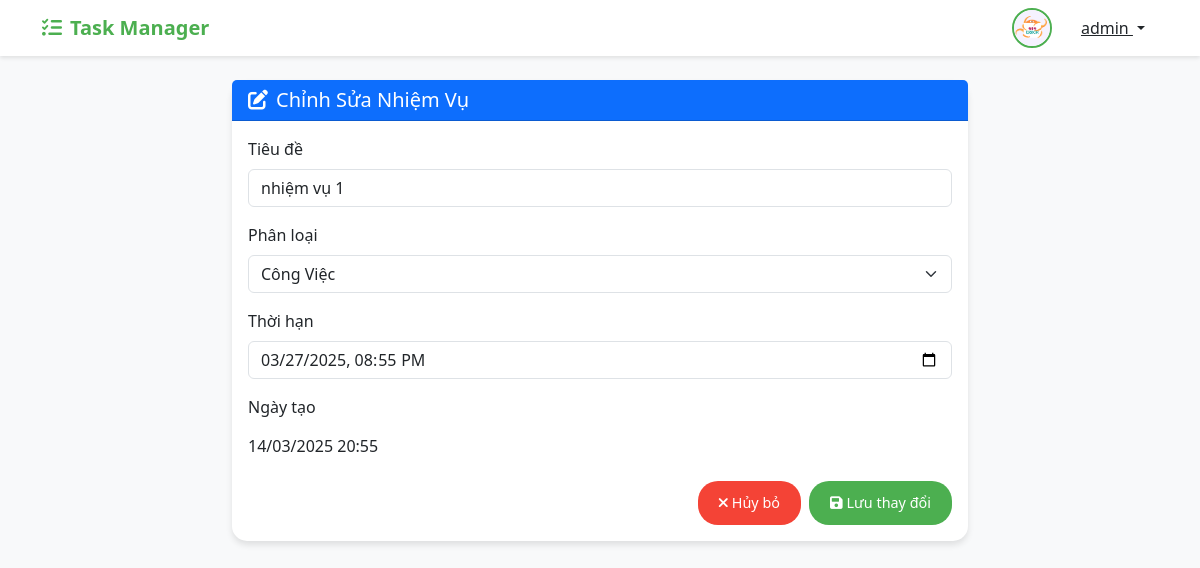
/edit_task/1 (signed in), run on the app's committed database.
### models.py (models this page shows)
class User(db.Model, UserMixin):
    id = db.Column(db.Integer, primary_key=True)
    username = db.Column(db.String(100), unique=True, nullable=False)
    password = db.Column(db.String(100), nullable=False)
    role = db.Column(db.String(10), nullable=False)  # 'admin' hoặc 'user'
    avatar = db.Column(db.String(200), nullable=True, default='default_avatar.png')
    is_blocked = db.Column(db.Boolean, default=False)  # Trạng thái khóa tài khoản
    tasks = db.relationship('Task', backref='user', lazy=True)
    categories = db.relationship('Category', backref='user', lazy=True)

class Task(db.Model):
    id = db.Column(db.Integer, primary_key=True)
    title = db.Column(db.String(200), nullable=False)
    status = db.Column(db.String(20), default='Pending')  # 'Pending', 'Completed'
    created_at = db.Column(db.DateTime, default=db.func.current_timestamp())
    deadline = db.Column(db.DateTime, nullable=True)
    finished_at = db.Column(db.DateTime, nullable=True)
    user_id = db.Column(db.Integer, db.ForeignKey('user.id'), nullable=False)
    category_id = db.Column(db.Integer, db.ForeignKey('category.id'), nullable=True)

class Category(db.Model):
    id = db.Column(db.Integer, primary_key=True)
    name = db.Column(db.String(50), nullable=False)
    color = db.Column(db.String(20), nullable=False, default='#4caf50')  # Màu mặc định là xanh lá
    user_id = db.Column(db.Integer, db.ForeignKey('user.id'), nullable=False)
    tasks = db.relationship('Task', backref='category', lazy=True)

### routes.py (the view, shortened to what this page needs)
@app.route('/edit_task/<int:task_id>', methods=['GET', 'POST'])
@login_required
def edit_task(task_id):
    task = Task.query.filter_by(id=task_id, user_id=current_user.id).first_or_404()
    categories = Category.query.filter_by(user_id=current_user.id).all()
    now = datetime.now()
    return render_template('edit_task.html', task=task, categories=categories, now=now)

### routes.py (called while the page is built)
def adjust_timezone(dt):
    if dt is None:
        return None
    if dt.tzinfo is None:
        dt = dt.replace(tzinfo=timezone.utc)
    vietnam_tz = timezone(timedelta(hours=7))
    return dt.astimezone(vietnam_tz)

def format_datetime(dt, format='%d/%m/%Y %H:%M'):
    if dt is None:
        return ''
    return dt.strftime(format)

@login_manager.user_loader
def load_user(user_id):
    return User.query.get(int(user_id))

### templates/edit_task.html (shortened to what this page needs)
<!DOCTYPE html>
<html lang="vi">
  <head>
    <link href="https://cdn.jsdelivr.net/npm/bootstrap@5.3.0/dist/css/bootstrap.min.css" rel="stylesheet">
    <link href="https://cdnjs.cloudflare.com/ajax/libs/font-awesome/6.0.0/css/all.min.css" rel="stylesheet">
  </head>
  <body>
    <nav class="navbar navbar-expand-lg navbar-light mb-4">
      <div class="container">
        <a class="navbar-brand" href="{{ url_for('dashboard') }}">
          <i class="fas fa-tasks me-2"></i>Task Manager
        </a>
        <div class="d-flex align-items-center">
          <div class="position-relative me-3">
            <img src="{{ url_for('uploaded_file', filename=current_user.avatar) }}" alt="Avatar" class="avatar">
          </div>
          <div class="dropdown">
            <button class="btn btn-link text-dark dropdown-toggle" type="button" id="userDropdown" data-bs-toggle="dropdown">
              {{ current_user.username }}
            </button>
          </div>
        </div>
      </div>
    </nav>
    <div class="container">
      <div class="position-fixed top-0 end-0 p-3" style="z-index: 1050">
      </div>
      <div class="row justify-content-center">
        <div class="col-md-8">
          <div class="card">
            <div class="card-header bg-primary text-white">
              <h5 class="card-title mb-0"><i class="fas fa-edit me-2"></i>Chỉnh Sửa Nhiệm Vụ</h5>
            </div>
            <div class="card-body">
              <form method="POST">
                <div class="mb-3">
                  <label for="title" class="form-label">Tiêu đề</label>
                  <input type="text" class="form-control" id="title" name="title" value="{{ task.title }}" required>
                </div>
                <div class="mb-3">
                  <label for="category_id" class="form-label">Phân loại</label>
                  <select class="form-select" id="category_id" name="category_id">
                    {% for category in categories %}
                    <option value="{{ category.id }}" style="color: {{ category.color }}" {% if task.category_id == category.id %}selected{% endif %}>{{ category.name }}</option>
                    {% endfor %}
                  </select>
                </div>
                <div class="mb-3">
                  <label for="deadline" class="form-label">Thời hạn</label>
                  <input type="datetime-local" class="form-control" id="deadline" name="deadline" value="{% if task.deadline %}{{ task.deadline|adjust_timezone|strftime('%Y-%m-%dT%H:%M') }}{% endif %}">
                </div>
                <div class="mb-3">
                  <label class="form-label">Ngày tạo</label>
                  <p class="form-control-plaintext">{{ task.created_at|adjust_timezone|strftime }}</p>
                </div>
                <div class="d-flex justify-content-end gap-2">
                  <a href="{{ url_for('dashboard') }}" class="btn btn-action btn-cancel">
                    <i class="fas fa-times me-1"></i>Hủy bỏ
                  </a>
                  <button type="submit" class="btn btn-action btn-save">
                    <i class="fas fa-save me-1"></i>Lưu thay đổi
                  </button>
                </div>
              </form>
            </div>
          </div>
        </div>
      </div>
    </div>
  </body>
</html>

### templates/edit_task.html (style rules this page uses)
body { background-color: #f8f9fa; font-family: 'Segoe UI', Tahoma, Geneva, Verdana, sans-serif; }
.navbar { background-color: #ffffff; box-shadow: 0 2px 4px rgba(0,0,0,.1); }
.navbar-brand { color: #4caf50 !important; font-weight: bold; }
.card { border: none; border-radius: 15px; box-shadow: 0 4px 6px rgba(0,0,0,.1); transition: transform 0.3s ease; margin-bottom: 20px; }
.avatar { width: 40px; height: 40px; border-radius: 50%; object-fit: cover; border: 2px solid #4caf50; }
.btn-action { padding: 10px 20px; border-radius: 20px; font-size: 0.9rem; transition: all 0.3s ease; }
.btn-save { background-color: #4caf50; color: white; }
.btn-cancel { background-color: #f44336; color: white; }

### data on the page
User: avatar (picture), username "admin"
Task: title "nhiệm vụ 1", category_id "Công Việc", deadline "03/27/2025 20:55", created_at|adjust_timezone "14/03/2025 20:55"
